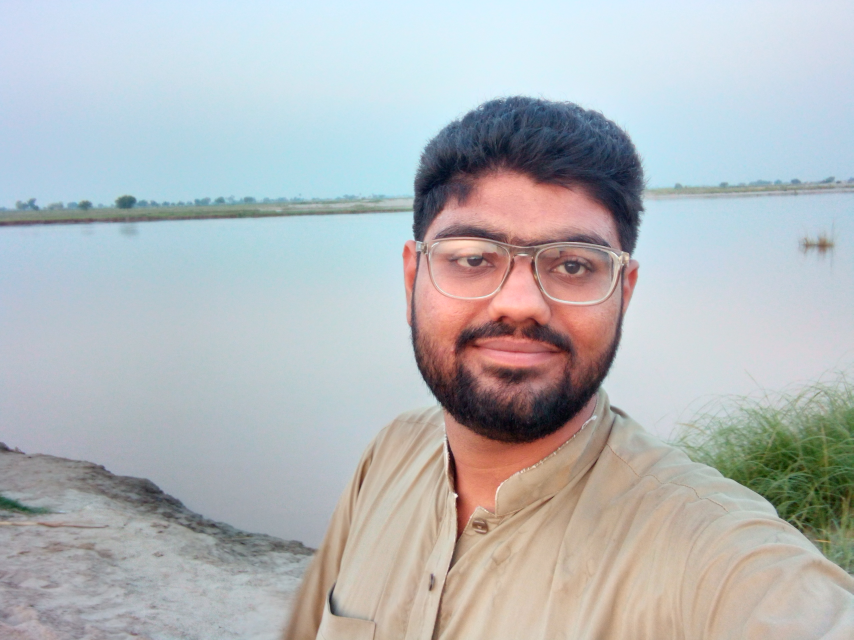
#> input picture resources/Mypic.jpg, 2560 x 1920 px (shown at 1/3 size)
$ python 00_test_file.py
#> lines starting #> are read from the running program, lines starting #| are printed output that depends on the picture
import cv2 as cv
import numpy as np

img = cv.imread("resources/Mypic.jpg")
#> img is the input picture: shape (1920, 2560, 3); mean B, G, R 186, 183.7, 179.9
resized_img = cv.resize(img, (720,480))
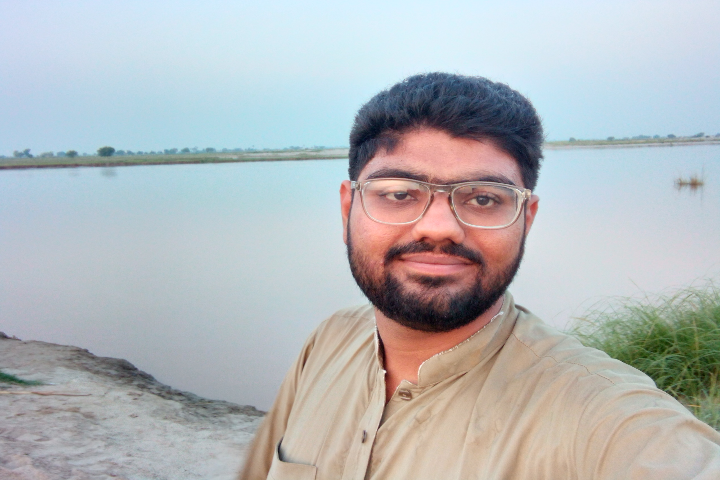
#> resized_img: shape (480, 720, 3); mean B, G, R 186, 183.7, 179.9
print("The size of our image is:", img.shape)
#| The size of our image is: (1920, 2560, 3)

cropped_img = img[0:500, 0:350]
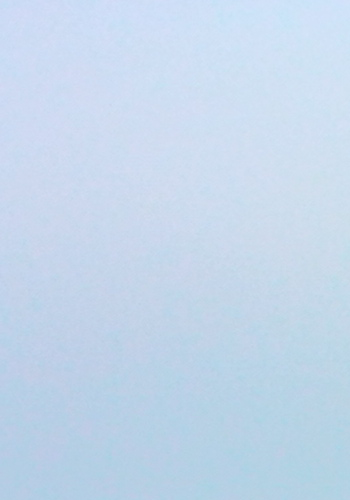
#> cropped_img: shape (500, 350, 3); mean B, G, R 235.6, 215.3, 196.3

cv.imshow("Original",img)
cv.imshow("Cropped",cropped_img)
cv.waitKey(0)
cv.destroyAllWindows()

$ run again, with resources/faces.jpg copied over resources/Mypic.jpg
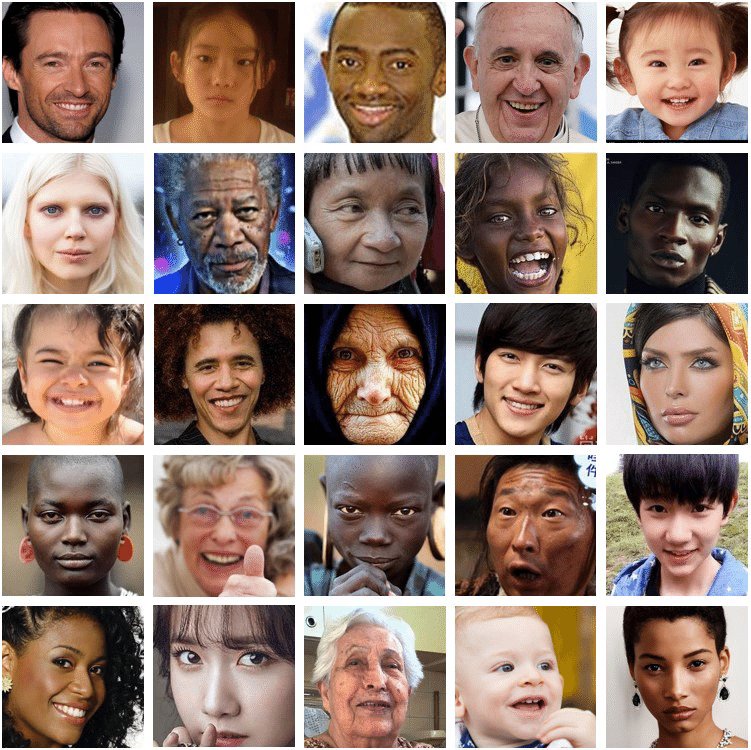
#> input picture resources/faces.jpg, 751 x 750 px
#> img is the input picture: shape (750, 751, 3); mean B, G, R 113.2, 124.5, 147
#> `resized_img = cv.resize(img, (720,480))`:
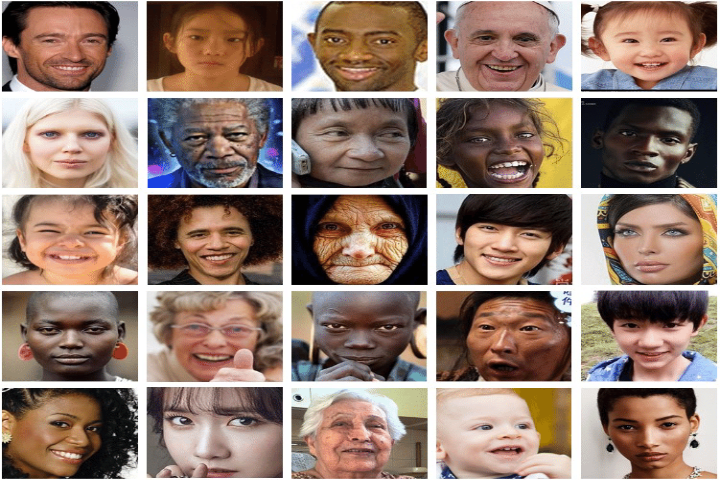
#> resized_img: shape (480, 720, 3); mean B, G, R 113.1, 124.4, 146.9
#| The size of our image is: (750, 751, 3)
#> `cropped_img = img[0:500, 0:350]`:
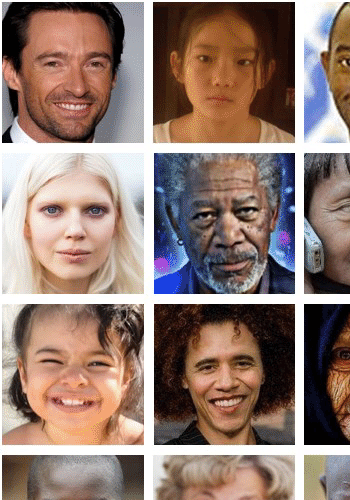
#> cropped_img: shape (500, 350, 3); mean B, G, R 115.5, 124.7, 147.3
